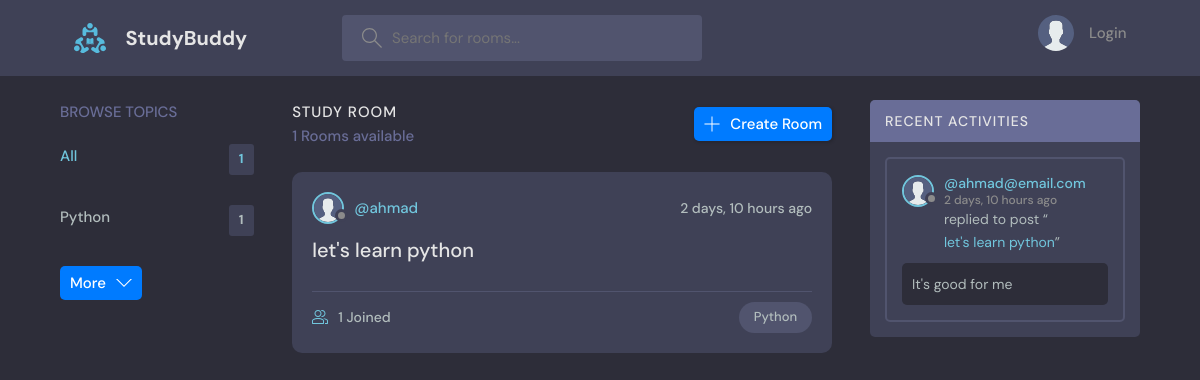
/, run on an earlier commit of the app's database.
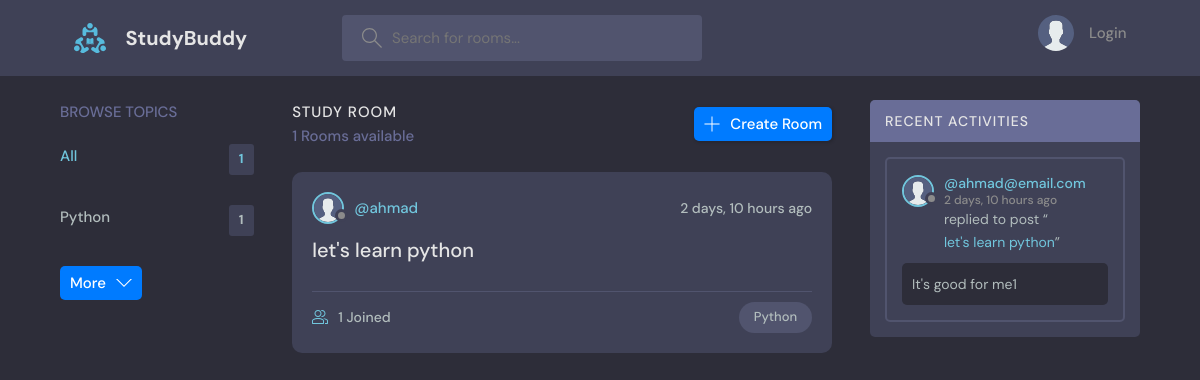
And on a later commit of the database.
### base/models.py (models this page shows)
class Message(models.Model):
    user = models.ForeignKey(User, on_delete=models.CASCADE)
    room = models.ForeignKey(Room, on_delete=models.CASCADE)
    body = models.TextField()
    old_body = models.TextField(null=True, blank=True)
    updated = models.DateTimeField(auto_now=True)
    created = models.DateTimeField(auto_now_add=True)
    class Meta:
        ordering = ['-updated', '-created']
    def __str__(self):
        return self.body[0:50]

class User(AbstractUser):
    name = models.CharField(max_length=200, null=True)
    email = models.EmailField(unique=True, null=True)
    bio = models.TextField(null=True)
    avatar = models.ImageField(null=True, default="avatar.svg")
    USERNAME_FIELD = 'email'
    REQUIRED_FIELDS = []

class Room(models.Model):
    host = models.ForeignKey(User, on_delete=models.SET_NULL, null=True)
    topic = models.ForeignKey(Topic, on_delete=models.SET_NULL, null=True)
    name = models.CharField(max_length=200)
    description = models.TextField(null=True, blank=True)
    participants = models.ManyToManyField(User, related_name='participants', blank=True)
    updated = models.DateTimeField(auto_now=True)
    created = models.DateTimeField(auto_now_add=True)
    class Meta:
        ordering = ['-updated', '-created']
    def __str__(self):
        return self.name

### base/views.py (the view)
# urls.py: path('', views.home, name="home"),
def home(request):
    q = request.GET.get('q') if request.GET.get('q') != None else ''
    rooms = Room.objects.filter(
        Q(topic__name__icontains=q) |
        Q(name__icontains=q) |
        Q(description__icontains=q)
        )
    topics = Topic.objects.all()[0:5]
    room_count = rooms.count()
    room_messages = Message.objects.filter(Q(room__topic__name__icontains=q))
    context = {'rooms': rooms, 'topics': topics, 'room_count': room_count, 'room_messages':room_messages}
    return render(request, 'base/home.html', context)

### base/templates/base/home.html (shortened to what this page needs)
{% extends "main.html" %}
{% block content %}
<main class="layout layout--3">
  <div class="container">
    {% include 'base/topics_component.html' %}
    <div class="roomList">
      <div class="roomList__header">
        <div>
          <h2>Study Room</h2>
          <p>{{room_count}} Rooms available</p>
        </div>
        <a class="btn btn--main" href="{% url 'create-room' %}">
          <svg version="1.1" xmlns="http://www.w3.org/2000/svg" width="32" height="32" viewBox="0 0 32 32">
            <title>add</title>
            <path
              d="M16.943 0.943h-1.885v14.115h-14.115v1.885h14.115v14.115h1.885v-14.115h14.115v-1.885h-14.115v-14.115z"
            ></path>
          </svg>
          Create Room
        </a>
      </div>
      {% include 'base/feed_component.html' %}
    </div>
    {% include 'base/activity_component.html' %}
  </div>
</main>
{% endblock %}

### base/templates/base/activity_component.html (shortened to what this page needs)
<div class="activities">
    <div class="activities__header">
        <h2>Recent Activities</h2>
    </div>
    {% for message in room_messages %}
        <div class="activities__box">
            <div class="activities__boxHeader roomListRoom__header">
                <a href="{% url 'user-profile' message.user.id %}" class="roomListRoom__author">
                <div class="avatar avatar--small">
                    <img src="{{message.user.avatar.url}}" />
                </div>
                <p>
                    @{{message.user}}
                    <span>{{message.created|timesince}} ago</span>
                </p>
                </a>
            </div>
            <div class="activities__boxContent">
                <p>replied to post “<a href="{% url 'room' message.room.id %}">{{message.room}}</a>”</p>
                <div class="activities__boxRoomContent">
                    {{message}}
                </div>
            </div>
        </div>
    {% endfor %}
</div>

What changed in the data, as far as the page shows it:
changed Message "ahmad@email.com": body "It's good for me" → "It's good for me1"
